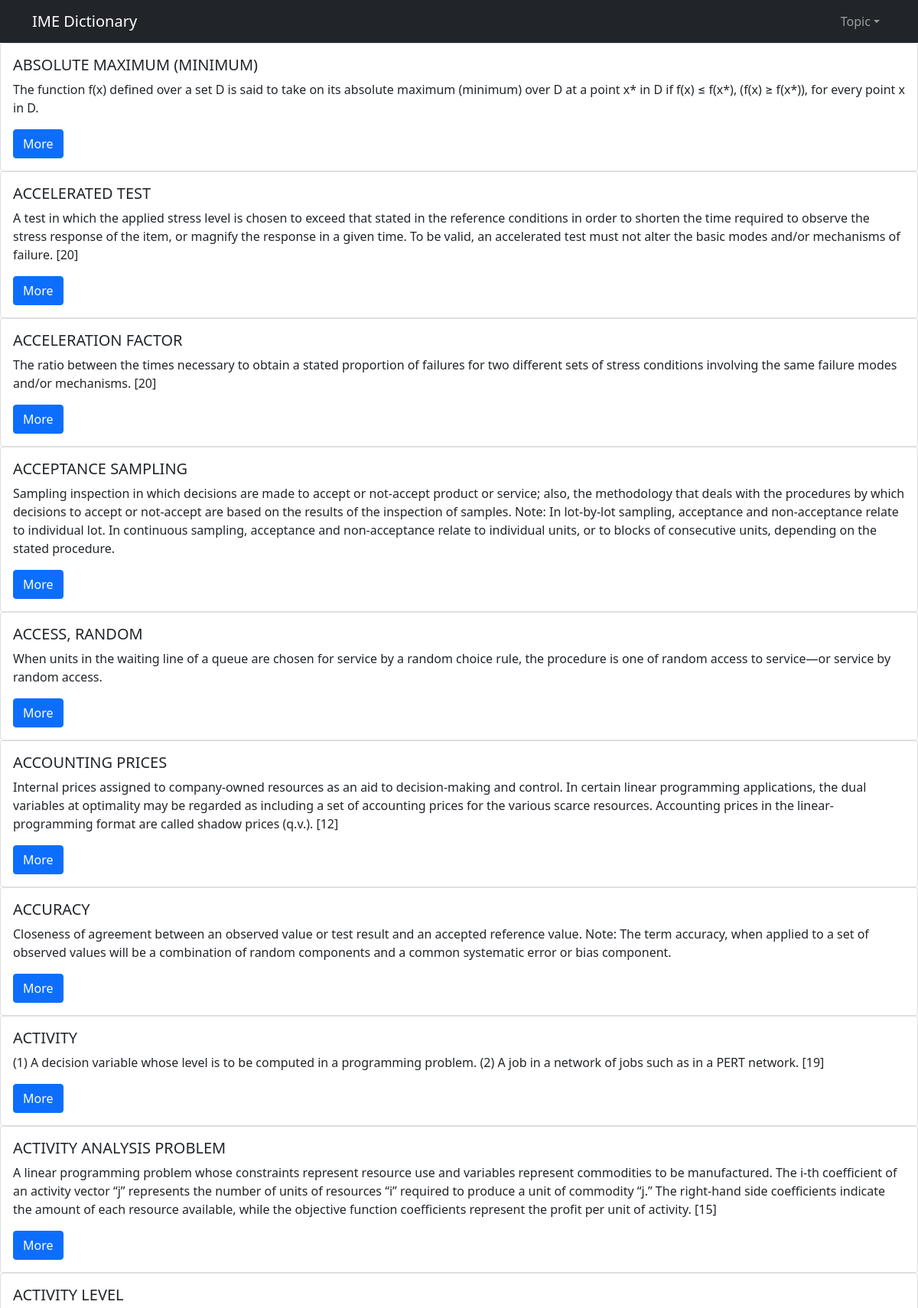
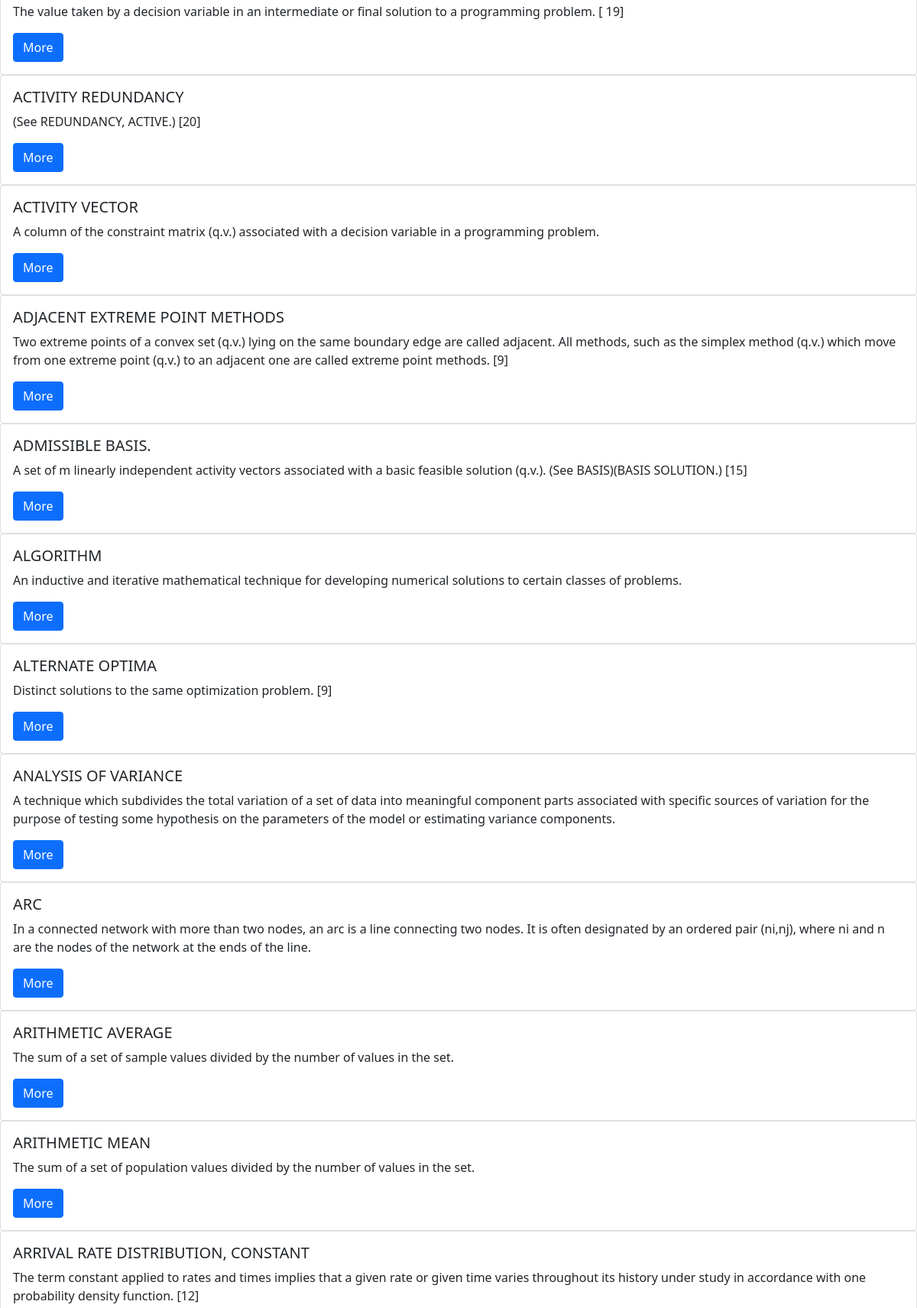
The app's page /analytics (upper part) with its own data (2 pictures, top to bottom).
### cities/models.py (models this page shows, shortened)
class Analytics(models.Model):
    term = models.CharField(max_length=200)
    meaning = models.TextField()
    href = models.URLField(max_length=1000)
    firstkeyword = models.CharField(max_length=200,null=True)
    secondkeyword = models.CharField(max_length=200,null=True)
    lastkeyword = models.CharField(max_length=200,null=True)

### cities/views.py (the view)
# urls.py: path('analytics', analytic, name="analytic"), # analytics
def analytic(request):
    analytics = Analytics.objects.all()
    paginator= Paginator(analytics,10)
    page_number = request.GET.get('page')
    posts = paginator.get_page(page_number)
    context = {
        'analytics' : analytics,
        'posts': posts,
    }
    return render(request, 'detail/analy_main.html', context)

### cities/templates/detail/analy_main.html (shortened to what this page needs)
  {% load static %}
  <!DOCTYPE html>
  <html lang="en">
      <head>
          <link href="{% static 'css/styles.css' %}" rel="stylesheet" />
          <link href="{% static 'css/search.css' %}" rel="stylesheet" />
      </head>
    <body>
        <nav class="navbar navbar-expand-lg navbar-dark bg-dark">
            <div class="container">
                <a class="navbar-brand" href="#">IME Dictionary </a>
                <div class="collapse navbar-collapse" id="navbarSupportedContent">
                    <ul class="navbar-nav ms-auto mb-2 mb-lg-0">
                        <li class="nav-item dropdown">
                            <a class="nav-link dropdown-toggle" id="navbarDropdown" href="#" role="button" data-bs-toggle="dropdown" aria-haspopup="true" aria-expanded="false">Topic</a>
                        </li>
                    </ul>
                </div>
            </div>
        </nav>
        {% for i in analytics.all %}
        <div class="card">
            <div class="card-body">
                <h5 class="card-title">{{i.term}}</h5>
                <p class="card-text">{{i.meaning}}</p>
                <a href="{% url 'analytics'  i.id %}" class="btn btn-primary">More</a>
            </div>
        </div>
        {% endfor %}
    </body>
</html>

### cities/static/css/search.css (style rules this page uses)
body { margin: 0; padding: 0; background: white; }

### records on screen
Analytics: term "ABSOLUTE MAXIMUM (MINIMUM)", meaning "The function f(x) defined over a set D is said to take on its absolute maximum (minimum) over D at a point x* in D if f(x) ≤ f(x*), (f(x) ≥ f(x*)), for every point x in D."
Analytics: term "ACCELERATED TEST", meaning "A test in which the applied stress level is chosen to exceed that stated in the reference conditions in order to shorten the time required to observe the stress response of the item, or magnify the response in a given time. To be valid, an accelerated test must not alter the basic modes and/or mechanisms of failure. [20]"
Analytics: term "ACCELERATION FACTOR", meaning "The ratio between the times necessary to obtain a stated proportion of failures for two different sets of stress conditions involving the same failure modes and/or mechanisms. [20]"
Analytics: term "ACCEPTANCE SAMPLING", meaning "Sampling inspection in which decisions are made to accept or not-accept product or service; also, the methodology that deals with the procedures by which decisions to accept or not-accept are based on the results of the inspection of samples. Note: In lot-by-lot sampling, acceptance and non-acceptance relate to individual lot. In continuous sampling, acceptance and non-acceptance relate to individual units, or to blocks of consecutive units, depending on the stated procedure."
Analytics: term "ACCESS, RANDOM", meaning "When units in the waiting line of a queue are chosen for service by a random choice rule, the procedure is one of random access to service—or service by random access."
Analytics: term "ACCOUNTING PRICES", meaning "Internal prices assigned to company-owned resources as an aid to decision-making and control. In certain linear programming applications, the dual variables at optimality may be regarded as including a set of accounting prices for the various scarce resources. Accounting prices in the linear-programming format are called shadow prices (q.v.). [12]"
Analytics: term "ACCURACY", meaning "Closeness of agreement between an observed value or test result and an accepted reference value. Note: The term accuracy, when applied to a set of observed values will be a combination of random components and a common systematic error or bias component."
Analytics: term "ACTIVITY", meaning "(1) A decision variable whose level is to be computed in a programming problem. (2) A job in a network of jobs such as in a PERT network. [19]"
Analytics: term "ACTIVITY ANALYSIS PROBLEM", meaning "A linear programming problem whose constraints represent resource use and variables represent commodities to be manufactured. The i-th coefficient of an activity vector “j” represents the number of units of resources “i” required to produce a unit of commodity “j.” The right-hand side coefficients indicate the amount of each resource available, while the objective function coefficients represent the profit per unit of activity. [15]"
Analytics: term "ACTIVITY LEVEL", meaning "The value taken by a decision variable in an intermediate or final solution to a programming problem. [ 19]"
Analytics: term "ACTIVITY REDUNDANCY", meaning "(See REDUNDANCY, ACTIVE.) [20]"
Analytics: term "ACTIVITY VECTOR", meaning "A column of the constraint matrix (q.v.) associated with a decision variable in a programming problem."
Analytics: term "ADJACENT EXTREME POINT METHODS", meaning "Two extreme points of a convex set (q.v.) lying on the same boundary edge are called adjacent. All methods, such as the simplex method (q.v.) which move from one extreme point (q.v.) to an adjacent one are called extreme point methods. [9]"
Analytics: term "ADMISSIBLE BASIS.", meaning "A set of m linearly independent activity vectors associated with a basic feasible solution (q.v.). (See BASIS)(BASIS SOLUTION.) [15]"
Analytics: term "ALGORITHM", meaning "An inductive and iterative mathematical technique for developing numerical solutions to certain classes of problems."
Analytics: term "ALTERNATE OPTIMA", meaning "Distinct solutions to the same optimization problem. [9]"
Analytics: term "ANALYSIS OF VARIANCE", meaning "A technique which subdivides the total variation of a set of data into meaningful component parts associated with specific sources of variation for the purpose of testing some hypothesis on the parameters of the model or estimating variance components."
Analytics: term "ARC", meaning "In a connected network with more than two nodes, an arc is a line connecting two nodes. It is often designated by an ordered pair (ni,nj), where ni and n are the nodes of the network at the ends of the line."
Analytics: term "ARITHMETIC AVERAGE", meaning "The sum of a set of sample values divided by the number of values in the set."
Analytics: term "ARITHMETIC MEAN", meaning "The sum of a set of population values divided by the number of values in the set."
Analytics: term "ARRIVAL RATE DISTRIBUTION, CONSTANT", meaning "The term constant applied to rates and times implies that a given rate or given time varies throughout its history under study in accordance with one probability density function. [12]"
